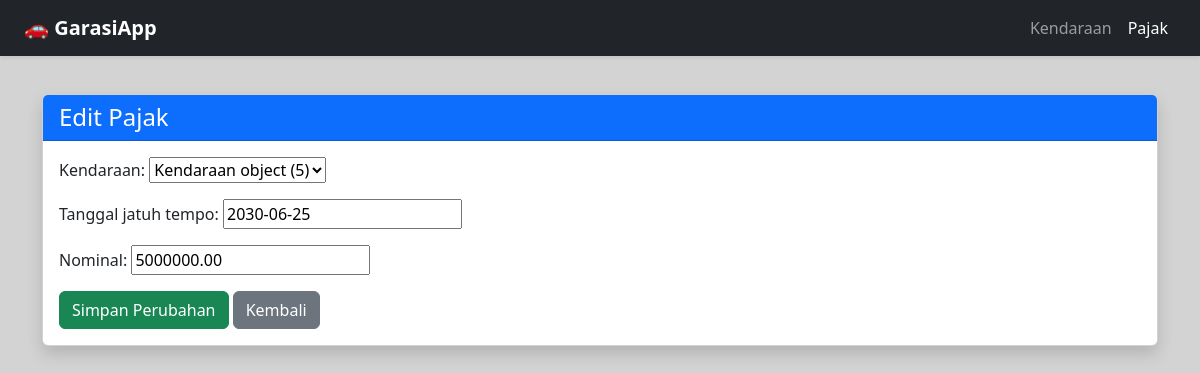
The app's page /pajak/edit/2/ with its own data.
### manaj/models.py (models this page shows, shortened)
class Pajak(models.Model):
    kendaraan = models.ForeignKey(Kendaraan, on_delete=models.CASCADE, related_name='pajaks')
    tanggal_jatuh_tempo = models.DateField()
    nominal = models.DecimalField(max_digits=12, decimal_places=2)
    class Meta:
        db_table = 'garasi_pajak'

### manaj/views.py (the view)
# urls.py: path('pajak/edit/<int:id>/', views.edit_pajak, name='edit_pajak'),
def edit_pajak(request, id):
    pajak = get_object_or_404(Pajak, id=id)
    form = PajakForm(request.POST or None, instance=pajak)
    if form.is_valid():
        form.save()
        return redirect('manaj:list_pajak')
    return render(request, 'manaj/form_pajak.html', {'form': form, 'edit': True, 'title': 'Edit Pajak'})

### manaj/forms.py
class PajakForm(forms.ModelForm):
    class Meta:
        model = Pajak
        fields = ['kendaraan', 'tanggal_jatuh_tempo', 'nominal']

### manaj/templates/manaj/form_pajak.html (shortened to what this page needs)
<!DOCTYPE html>
<html lang="id">
<head>
    <link href="https://cdn.jsdelivr.net/npm/bootstrap@5.3.3/dist/css/bootstrap.min.css" rel="stylesheet">
</head>
<body>
<nav class="navbar navbar-expand-lg navbar-dark bg-dark fixed-top shadow-sm">
    <div class="container-fluid px-4">
        <a class="navbar-brand fw-bold" href="#">🚗 GarasiApp</a>
        <div class="collapse navbar-collapse justify-content-end" id="navbarNav">
            <ul class="navbar-nav">
                <li class="nav-item">
                    <a class="nav-link" href="{% url 'manaj:list_kendaraan' %}">Kendaraan</a>
                </li>
                <li class="nav-item">
                    <a class="nav-link active" aria-current="page" href="{% url 'manaj:list_pajak' %}">Pajak</a>
                </li>
            </ul>
        </div>
    </div>
</nav>
<div class="container mt-4">
    <div class="card shadow">
        <div class="card-header bg-primary text-white">
            <h4 class="mb-0">{{ title|default:"Form Pajak" }}</h4>
        </div>
        <div class="card-body">
            <form method="post">
                {{ form.as_p }}
                <div class="mt-3">
                    <button type="submit" class="btn btn-success">
                        {% if edit %}Simpan Perubahan{% else %}Tambah{% endif %}
                    </button>
                    <a href="{% url 'manaj:list_pajak' %}" class="btn btn-secondary">Kembali</a>
                </div>
            </form>
        </div>
    </div>
</div>
</body>
</html>

### manaj/templates/manaj/form_pajak.html (style rules this page uses)
body { font-family: 'Segoe UI', sans-serif; background: #d3d3d3; padding-top: 70px; }

### records on screen
Pajak: kendaraan "Kendaraan object (5)", tanggal_jatuh_tempo "2030-06-25", nominal "5000000.00"

### other values on screen
{{ title|default:"Form Pajak" }} "Edit Pajak"
